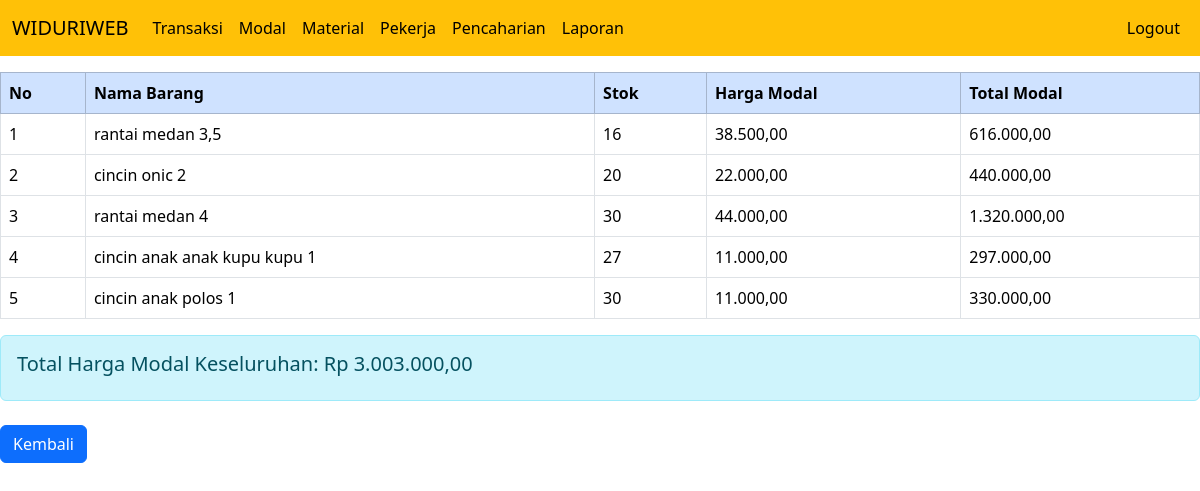
Page /data_modal.php on the committed database.
### tables this page shows
CREATE TABLE `barang` (
  `id_barang` int NOT NULL,
  `nama_barang` varchar(255) NOT NULL,
  `harga` int NOT NULL,
  `stok` int NOT NULL,
  `id_material` int NOT NULL,
  `harga_modal` int DEFAULT NULL
);

### data_modal.php (the view, shortened to what this page needs)
<!DOCTYPE html>
<html lang="en">
<head>
  <link href="https://cdn.jsdelivr.net/npm/bootstrap@5.3.2/dist/css/bootstrap.min.css" rel="stylesheet"
>
</head>
<body>
  <div>
    <nav class="navbar navbar-expand-lg bg-warning">
      <div class="container-fluid">
        <a class="navbar-brand" href="home.php">WIDURIWEB</a>
        <div class="collapse navbar-collapse" id="navbarNav">
          <ul class="navbar-nav me-auto">
            <li class="nav-item">
              <a class="nav-link active" href="transaksi.php">Transaksi</a>
            </li>
            <li class="nav-item">
              <a class="nav-link active" href="modal.php">Modal</a>
            </li>
            <li class="nav-item">
              <a class="nav-link active" href="material.php">Material</a>
            </li>
            <li class="nav-item">
              <a class="nav-link active" href="pekerja.php">Pekerja</a>
            </li>
            <li class="nav-item">
              <a class="nav-link active" href="pencaharian.php">Pencaharian</a>
            </li>
            <li class="nav-item">
              <a class="nav-link active" href="laporan.php">Laporan</a>
            </li>
          </ul>
          <ul class="navbar-nav">
            <li class="nav-item">
              <a class="nav-link active" href="index.php">Logout</a>
            </li>
          </ul>
        </div>
      </div>
    </nav>
    <table class="my-3 table table-bordered">
      <thead>
        <tr class="table-primary">
          <th>No</th>
          <th>Nama Barang</th>
          <th>Stok</th>
          <th>Harga Modal</th>
          <th>Total Modal</th>
        </tr>
      </thead>
      <tbody>
        <?php
        include "koneksi.php";
        $sql = "SELECT nama_barang, stok, harga_modal FROM barang";
        $hasil = mysqli_query($kon, $sql);
        $no = 0;
        $total_semua_modal = 0;
        while ($data = mysqli_fetch_array($hasil)) {
          $no++;
          $total_modal = $data['stok'] * $data['harga_modal'];
          $total_semua_modal += $total_modal;
          ?>
          <tr>
            <td><?php echo $no; ?></td>
            <td><?php echo $data['nama_barang']; ?></td>
            <td><?php echo $data['stok']; ?></td>
            <td><?php echo number_format($data['harga_modal'], 2, ',', '.'); ?></td>
            <td><?php echo number_format($total_modal, 2, ',', '.'); ?></td>
          </tr>
        <?php } ?>
      </tbody>
    </table>
    <div class="alert alert-info">
      <h5>Total Harga Modal Keseluruhan: Rp <?php echo number_format($total_semua_modal, 2, ',', '.'); ?></h5>
    </div>
    <div class="my-4">
      <a href="modal.php" class="btn btn-primary">Kembali</a>
    </div>
  </div>
</body>
</html>

### rows in the picture
barang: nama_barang "rantai medan 3,5", stok "16", harga_modal "38.500,00", total_modal "616.000,00"
barang: nama_barang "cincin onic 2", stok "20", harga_modal "22.000,00", total_modal "440.000,00"
barang: nama_barang "rantai medan 4", stok "30", harga_modal "44.000,00", total_modal "1.320.000,00"
barang: nama_barang "cincin anak anak kupu kupu 1", stok "27", harga_modal "11.000,00", total_modal "297.000,00"
barang: nama_barang "cincin anak polos 1", stok "30", harga_modal "11.000,00", total_modal "330.000,00"

### other values in the picture
$total_semua_modal "3.003.000,00"
